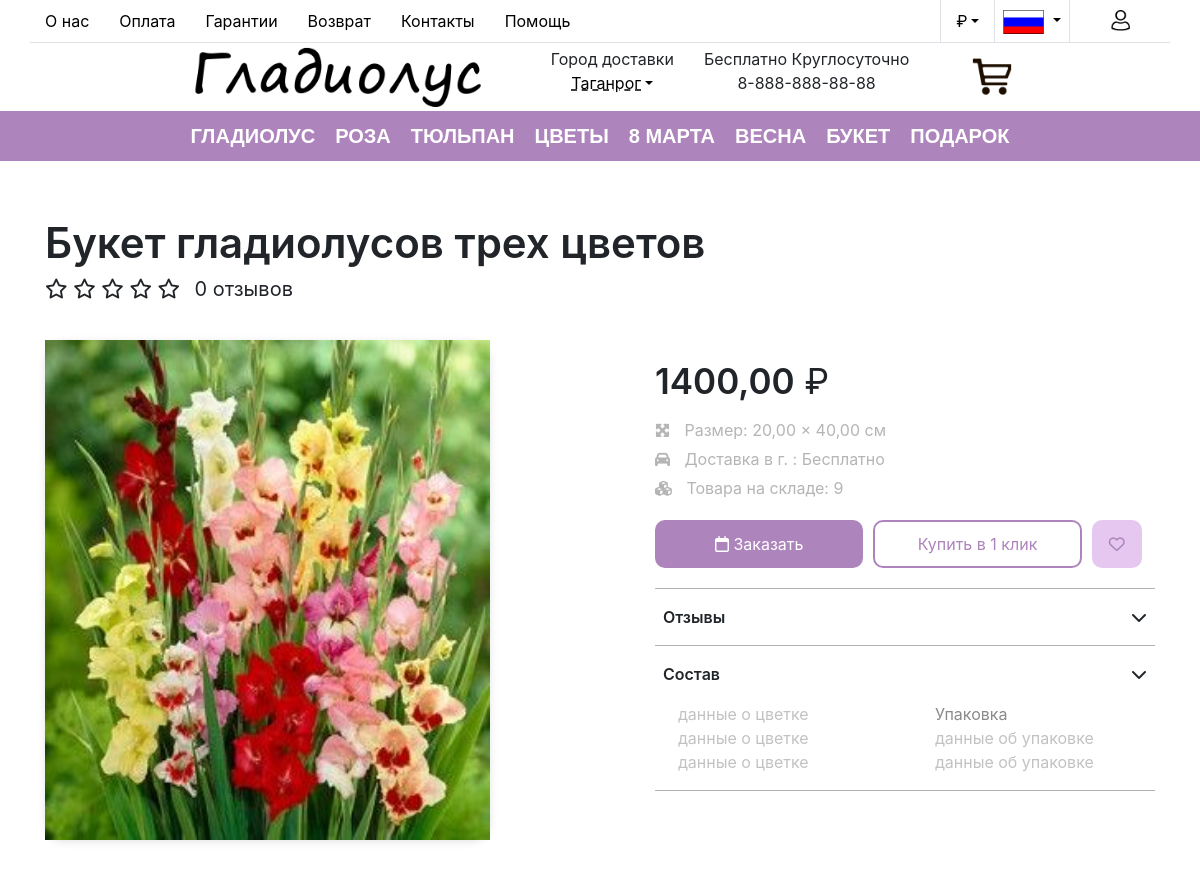
Before: /product/1 (upper part) with the older database file.
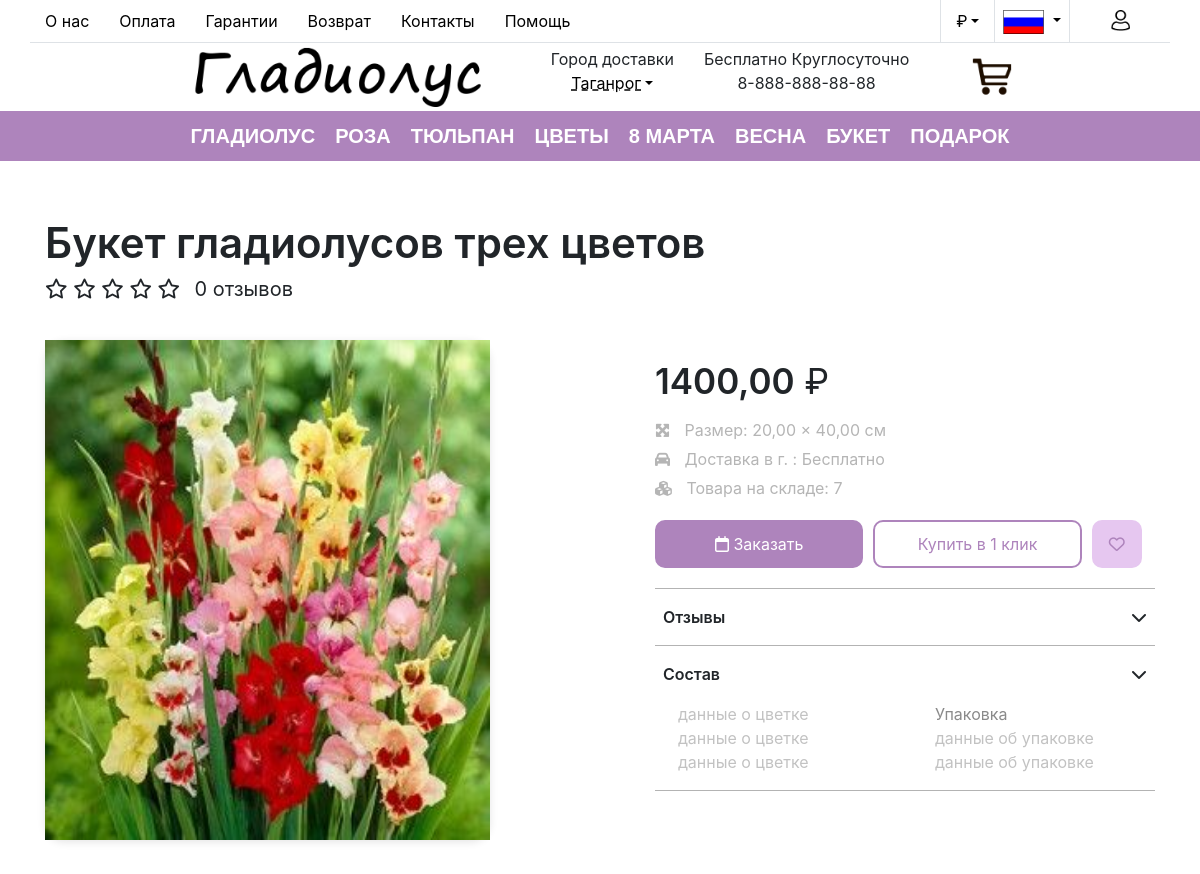
After: the same page with the newer database file.
### flower/models.py (models this page shows, shortened)
class Flower(models.Model):
    title = models.CharField(max_length=255, verbose_name='Заголовок')
    price = models.DecimalField(max_digits=10, decimal_places=2, verbose_name='Стоимость')
    currency = models.CharField(max_length=255, verbose_name='Валюта')
    photo = models.ImageField(upload_to="photos/%Y/%m/%d/", verbose_name='Фото')
    count = models.IntegerField(verbose_name='Кол-во товара на складе')
    size_height = models.DecimalField(max_digits=5, decimal_places=2, null=True, verbose_name='Высота товара')
    size_width = models.DecimalField(max_digits=5, decimal_places=2, null=True, verbose_name='Ширина товара')
    description_content = models.TextField(blank=True, null=True, verbose_name='Описание')
    new_product = models.BooleanField(verbose_name='Новинка')
    time_create = models.DateTimeField(auto_now_add=True,verbose_name='Время создания')
    time_update = models.DateTimeField(auto_now=True, verbose_name='Время изменения')
    categ = models.ForeignKey(Category, on_delete=models.CASCADE, verbose_name='Категория товара')
    reason_data = models.ForeignKey(Occasion, on_delete=models.CASCADE, null=True, verbose_name='Повод')
    maturation_data = models.ForeignKey(Season, on_delete=models.CASCADE, null=True, verbose_name='Время созревания')
    type_data =  models.ForeignKey(Type, on_delete=models.CASCADE, null=True, verbose_name='Тип')
    def get_absolute_url(self):
        return reverse("product", kwargs={"prod_id": self.pk})
    class Meta:
        verbose_name = '1. Товар'
        verbose_name_plural = '1. Товары'
        ordering = ['time_create', 'title']

### flower/views.py (the view)
# urls.py: path('product/<int:prod_id>', product_details, name='product'),
def product_details(request, prod_id):
    if not request.session.session_key:
        request.session.create()
    data = Detail_page(prod_id, request).getDict()
    return render(request, 'flower/main/detail.html', context=data)

### flower/models.py (called while the page is built)
    def get_absolute_url(self):
        return reverse("category", kwargs={"cat_id": self.pk})

    def __str__(self):
        return self.name

    def get_absolute_url(self):
        return reverse("occasion", kwargs={"occ_id": self.pk})

    def get_absolute_url(self):
        return reverse("season", kwargs={"sea_id": self.pk})

    def __str__(self):
        return self.name

    def get_absolute_url(self):
        return reverse("type", kwargs={"typ_id": self.pk})

    def __str__(self):
        return self.name

    def get_absolute_url(self):
        return reverse("account", kwargs={"section_name": self.alter_name})

### flower/pages/common_data/authorisation.py (called while the page is built)
    def isAuthorized(self):
        if User.objects.filter(sessionUNQid = self.cookiesId).exists():
            self.auth_state = True
        return self.auth_state

### flower/pages/common_data/footer.py (called while the page is built)
    def setData(self, name='name', value='data'):
        self.context[name] = value

    def getData(self):
        return self.context

### flower/pages/common_data/header.py (called while the page is built)
    def getCities(self):
        cities = []
        for elem in Cities.objects.all():
            cities.append({'name': elem.name, 'id': elem.pk})
        return cities

    def getData(self):
        return self.context

### flower/pages/detail.py (called while the page is built)
    def getDict(self):
        return self.context

### flower/templates/flower/main/detail.html (shortened to what the changed rows need)
{% load static %}
{% include '../header.html' %}
<div>
    <div class="container" id="product-data" product-id="{{ product.pk }}">
        <div class="row product-title-name-and-rating">
            <div class="col">
                <div class="name-shop-item">{{ product.title }}</div>
                <div class="rating-after-name">
                    <ul>
                    </ul>
                </div>
                <div class="number-ratings">
                    <span class="value">{{ number_reviews }}</span> отзывов
                </div>
            </div>
        </div>
        <div class="row justify-content-between">
            <div class="col-sm-5">
                <div class="shop-s_detail">
                    <div class="shop_detail_img">
                        <img src="{{ product.photo.url }}" class="product-image" alt="prod">
                    </div>
                </div>
            </div>
            <div class="col-sm-6">
                <div class="row-5 detail-text-data">
                    <div class="col product-price p-0">
                        <span class="value">{{ product.price }}</span>
                        <span class="currency">₽</span>
                    </div>
                    <div class="col detail-size-price-block p-0">
                        <div class="row-2">
                            <div class="col p-0 detail-text-data-stile">
                                <i class="fa fa-maximize detail-text-data-icon" aria-hidden="true"></i>
                                Размер:
                                <span class="js_product__size-width" title="Ширина">{{ product.size_width }}</span>
                                ×
                                <span class="js_product__size-height" title="Высота">{{ product.size_height }}</span>
                                см
                            </div>
                            <div class="col p-0 detail-text-data-stile">
                                <span>
                                    <span>{{ product.count }}</span>
                                </span>
                            </div>
                        </div>
                    </div>
                </div>
            </div>
        </div>
    </div>
</div>
{% include '../footer.html' %}

Changed rows visible on the page:
changed Flower "Букет гладиолусов трех цветов": count "9" → "7"
